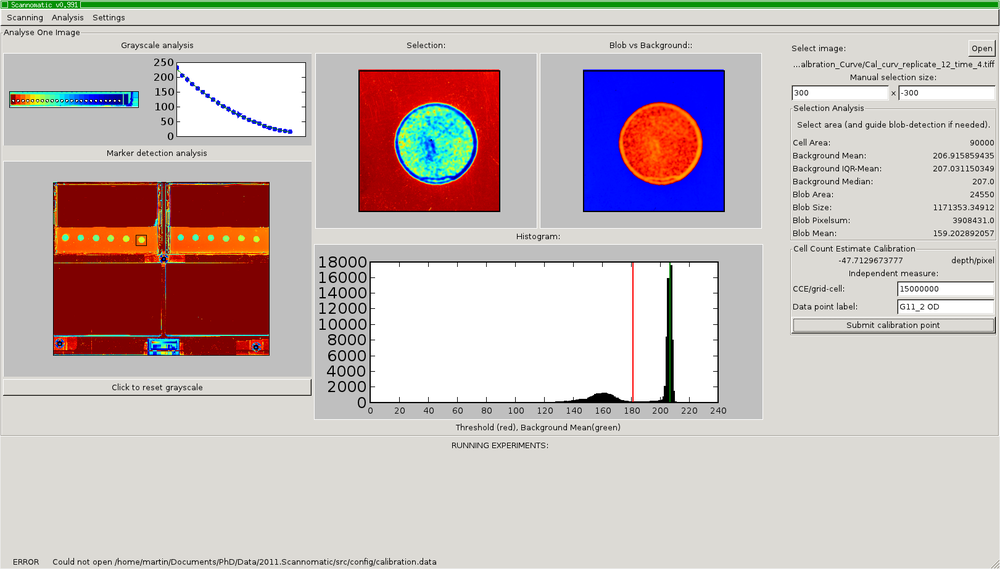
#> input picture scanomatic/images/calibration_making.png, 1000 x 569 px, shrunk from 1621 x 923 before the run; its folder holds only this picture in this run
$ python -i norm.py   (imports and definitions only)
#> lines starting #> are read from the running program, lines starting #| are printed output that depends on the picture
from enum import Enum
from typing import Any, Literal, Optional, Union, cast
from collections.abc import Callable, Sequence

import numpy as np
from scipy.interpolate import griddata  # type: ignore
from scipy.ndimage import (  # type: ignore
    convolve,
    gaussian_filter,
    generic_filter,
    laplace,
    median_filter,
    sobel,
)
from scipy.stats import pearsonr  # type: ignore

from scanomatic.data_processing.data_bridge import Data_Bridge
from scanomatic.generics.maths import mid50_mean
from scanomatic.generics.phenotype_filter import Filter, FilterArray


class NormState(Enum):
    """Spatial bias normalisation state in data

    Attributes:
        NormState.Absolute:
            Data is as produced by phenotype extraction.
            This includes spatial 2D bias
        NormState.NormalizedRelative:
            Data is log_2 normalized relative values or
            strain coefficients. This relates to the LSC values
            in Warringer (2003) but there are slight differences.
        NormState.NormalizedAbsoluteBatched:
            This is a plate-wise recalculation of absolute values
            based on the `NormState.NormalizedRelative` values and
            the median `NormState.Absolute` value of the reference
            positions.
            *Note that this reintroduces plate-wise batch effects,
            so it is only recommended if all experiments for a given
            environment were done on a single plate*
        NormState.NormalizedAbsoluteNonBatched:
            This is a global recalculation of absolute values
            based on the `NormState.NormalizedRelative` values and
            a supplied mean of all comparable plate-median reference position
            `NormState.Absolute` values.
    """
    Absolute = 0
    NormalizedRelative = 1
    NormalizedAbsoluteBatched = 2
    NormalizedAbsoluteNonBatched = 3


class Offsets(Enum):
    """Subplate offsets with orientation
    (`scanomatic.data_processing.phenotyper.Phenotyper` data)

    Indices enumerate from 0.

    Attributes:
        Offsets.LowerRight: Outer index even, inner index even
        Offsets.LowerLeft: Outer index even, inner index odd
        Offsets.UpperLeft: Outer index odd, inner index odd
        Offsets.UpperRight: Outer index odd, inner index even
    """
    LowerRight = 0
    LowerLeft = 1
    UpperLeft = 2
    UpperRight = 3

    def __call__(self):

        return np.array(
            [
                [self is Offsets.UpperLeft, self is Offsets.UpperRight],
                [self is Offsets.LowerLeft, self is Offsets.LowerRight],
            ],
            dtype=bool,
        )


# [85 lines left out: functions infer_offset, get_downsampled_plates, not called in this run]


def get_control_position_filtered_arrays(
    data,
    offsets=None,
    fill_value: float = np.nan,
) -> np.ndarray:

    """Support method that returns array in the shape corresponding
    to the data in the DataBridge such that only the values reported
    in the control positions are maintained (without affecting the contents
    of the Databridge).

    Args:
        data:
            The data
        offsets:
            Control position offsets
        fill_value:
            Value to fill non control positions with
    """
    if isinstance(data, Data_Bridge):
        data = data.get_as_array()
    else:
        for i, d in enumerate(data):
            if isinstance(d, FilterArray):
                data[i] = d.masked(
                    Filter.UndecidedProblem,
                    Filter.BadData,
                    Filter.Empty,
                ).filled()

    n_plates = len(data)
    out = []

    if offsets is None:
        offsets = [Offsets.LowerRight() for _ in range(n_plates)]

    for id_plate in range(n_plates):
        new_plate = data[id_plate].copy()
        out.append(new_plate)
        plate_offset = offsets[id_plate]
        filt = np.tile(
            plate_offset,
            [
                int(np.ceil(a / b))
                for a, b in zip(new_plate.shape, plate_offset.shape)
            ],
        )
        filt = filt[:new_plate.shape[0], :new_plate.shape[1]]
        new_plate[filt == False] = fill_value  # noqa: E712

    return np.array(out)


# [663 lines left out: functions _get_positions, get_control_position_coordinates, get_experiment_positions_coordinates, get_coordinate_filtered, get_center_transformed_control_positions, get_control_positions_average and 14 more, not called in this run]


def get_normalized_data(
    data: Optional[np.ndarray],
    offsets=None,
    method: Callable = norm_by_log2_diff,
) -> Optional[np.ndarray]:
    if data is None:
        return None

    surface = get_control_position_filtered_arrays(data, offsets=offsets)

    pre_surface = get_downsampled_plates(surface, offsets)
    apply_outlier_filter(pre_surface, measure=None)

    std: tuple[Optional[float], ...] = tuple([None] * len(data))

    if method == norm_by_signal_to_noise:
        std = tuple([
            plate[np.isfinite(plate)].std() if plate is not None else None
            for plate in pre_surface
        ])

    try:
        surface = get_normalisation_surface(surface, offsets=offsets)
    except ValueError:
        print(offsets)
        print(data)
        raise

    return normalisation(data, surface, method=method, std=std)


# [25 lines left out: functions get_reference_positions, normalisation, not called in this run]

>>> import cv2
>>> picture = cv2.imread('../images/calibration_making.png', cv2.IMREAD_GRAYSCALE)
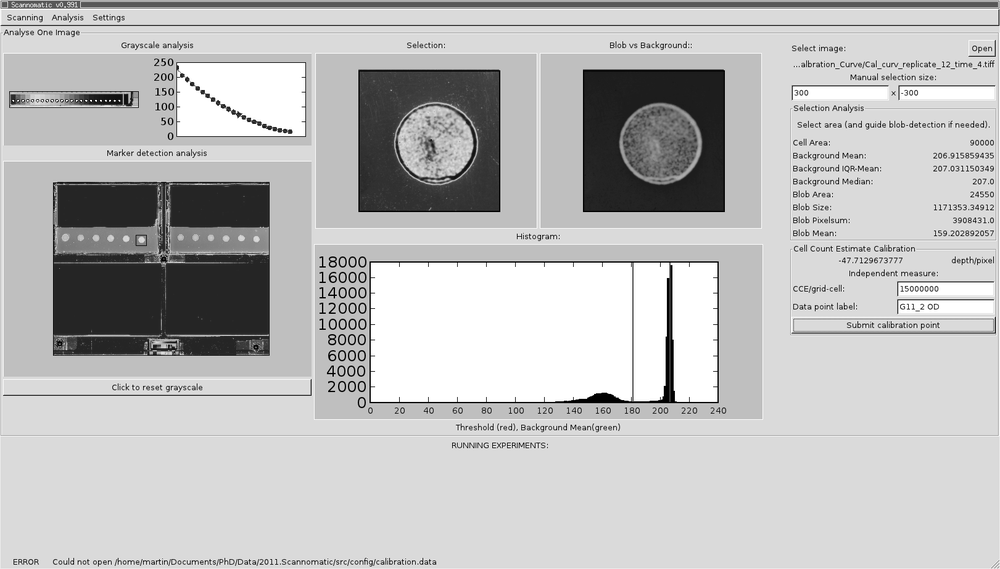
#> picture: shape (569, 1000); min 0, max 255, mean 189.3
>>> result = get_normalized_data(picture)
#> in get_control_position_filtered_arrays, `n_plates = len(data)`: n_plates = 569
#> after the loop in get_control_position_filtered_arrays, `for id_plate in range(n_plates):`: out = 1 item
#> (the run stopped early here; a loop or call above may not have finished)
